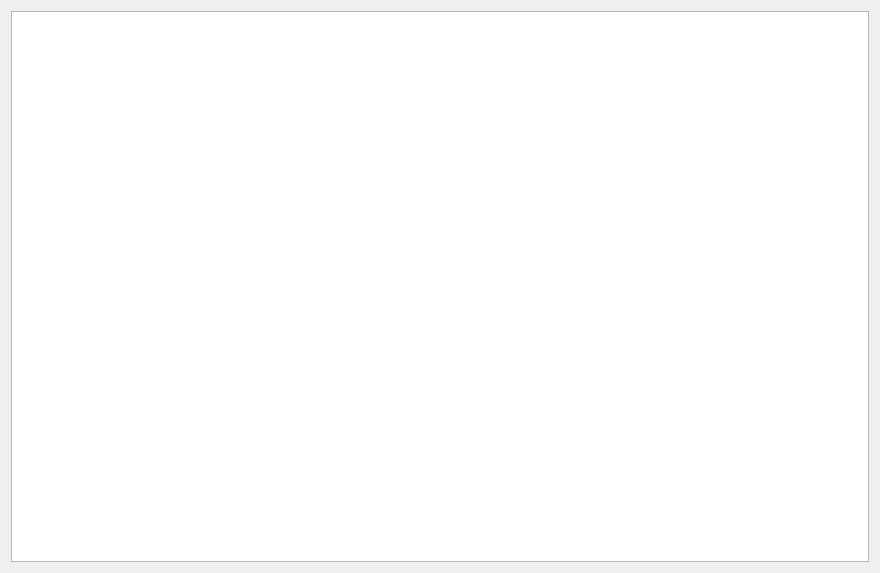
<?xml version="1.0" encoding="UTF-8"?>
<ui version="4.0">
 <class>HeadersViewWidget</class>
 <widget class="QWidget" name="HeadersViewWidget">
  <property name="geometry">
   <rect>
    <x>0</x>
    <y>0</y>
    <width>880</width>
    <height>573</height>
   </rect>
  </property>
  <property name="windowTitle">
   <string/>
  </property>
  <layout class="QVBoxLayout" name="verticalLayout">
   <item>
    <widget class="QTextEdit" name="Edit_">
     <property name="readOnly">
      <bool>true</bool>
     </property>
    </widget>
   </item>
  </layout>
 </widget>
 <resources/>
 <connections/>
</ui>
